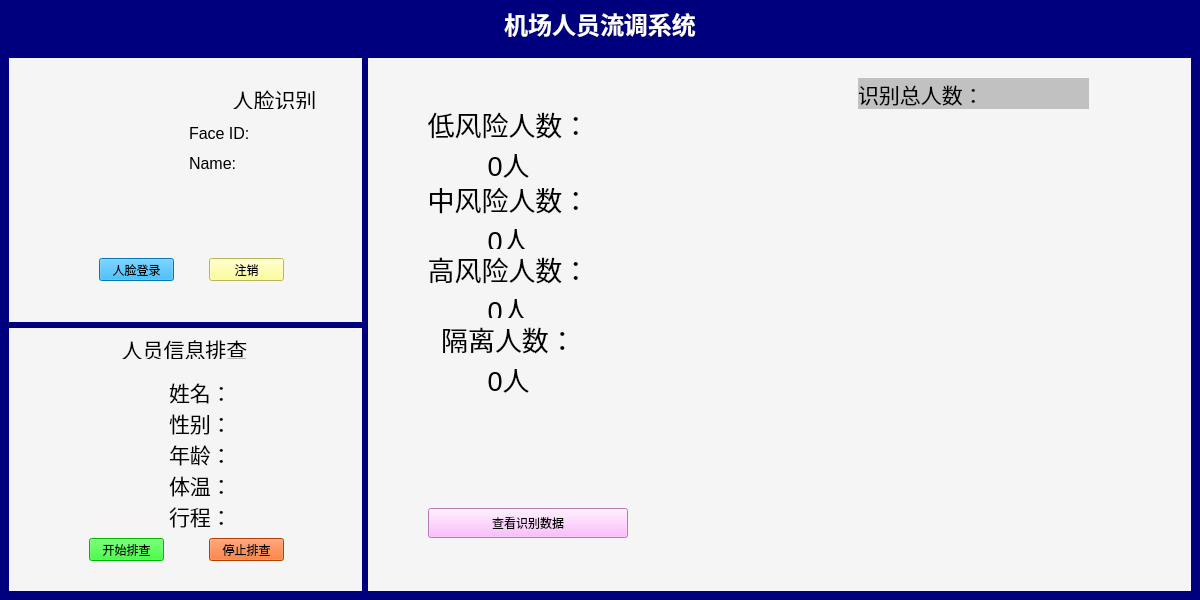
<?xml version="1.0" encoding="UTF-8"?>
<ui version="4.0">
 <class>root</class>
 <widget class="QWidget" name="root">
  <property name="windowModality">
   <enum>Qt::NonModal</enum>
  </property>
  <property name="enabled">
   <bool>true</bool>
  </property>
  <property name="geometry">
   <rect>
    <x>0</x>
    <y>0</y>
    <width>1200</width>
    <height>600</height>
   </rect>
  </property>
  <property name="focusPolicy">
   <enum>Qt::StrongFocus</enum>
  </property>
  <property name="windowTitle">
   <string>机场人员流调系统</string>
  </property>
  <property name="windowIcon">
   <iconset>
    <normaloff>pie.jpg</normaloff>pie.jpg</iconset>
  </property>
  <property name="styleSheet">
   <string notr="true">background-color: rgb(0, 0, 127);</string>
  </property>
  <layout class="QVBoxLayout" name="verticalLayout" stretch="8,92">
   <property name="spacing">
    <number>1</number>
   </property>
   <property name="leftMargin">
    <number>0</number>
   </property>
   <property name="topMargin">
    <number>0</number>
   </property>
   <property name="rightMargin">
    <number>0</number>
   </property>
   <property name="bottomMargin">
    <number>0</number>
   </property>
   <item>
    <widget class="QLabel" name="biaoti">
     <property name="font">
      <font>
       <family>仿宋</family>
       <pointsize>18</pointsize>
       <weight>75</weight>
       <bold>true</bold>
      </font>
     </property>
     <property name="styleSheet">
      <string notr="true">color: rgb(255, 255, 255);</string>
     </property>
     <property name="text">
      <string>机场人员流调系统</string>
     </property>
     <property name="alignment">
      <set>Qt::AlignCenter</set>
     </property>
    </widget>
   </item>
   <item>
    <widget class="QWidget" name="Awidget" native="true">
     <layout class="QHBoxLayout" name="horizontalLayout" stretch="30,70">
      <item>
       <widget class="QWidget" name="Bwidget" native="true">
        <layout class="QVBoxLayout" name="verticalLayout_2" stretch="0,0">
         <property name="spacing">
          <number>6</number>
         </property>
         <property name="leftMargin">
          <number>0</number>
         </property>
         <property name="topMargin">
          <number>0</number>
         </property>
         <property name="rightMargin">
          <number>0</number>
         </property>
         <property name="bottomMargin">
          <number>0</number>
         </property>
         <item>
          <widget class="QWidget" name="Face_widget" native="true">
           <property name="enabled">
            <bool>true</bool>
           </property>
           <property name="styleSheet">
            <string notr="true">background-color:rgb(245, 245, 245);</string>
           </property>
           <widget class="QLabel" name="label">
            <property name="geometry">
             <rect>
              <x>170</x>
              <y>30</y>
              <width>191</width>
              <height>21</height>
             </rect>
            </property>
            <property name="font">
             <font>
              <family>仿宋</family>
              <pointsize>16</pointsize>
             </font>
            </property>
            <property name="text">
             <string>人脸识别</string>
            </property>
            <property name="alignment">
             <set>Qt::AlignCenter</set>
            </property>
           </widget>
           <widget class="QLabel" name="label_2">
            <property name="geometry">
             <rect>
              <x>180</x>
              <y>60</y>
              <width>81</width>
              <height>31</height>
             </rect>
            </property>
            <property name="font">
             <font>
              <pointsize>12</pointsize>
             </font>
            </property>
            <property name="text">
             <string>Face ID:</string>
            </property>
           </widget>
           <widget class="QLabel" name="label_3">
            <property name="geometry">
             <rect>
              <x>180</x>
              <y>90</y>
              <width>81</width>
              <height>31</height>
             </rect>
            </property>
            <property name="font">
             <font>
              <pointsize>12</pointsize>
             </font>
            </property>
            <property name="text">
             <string>Name:</string>
            </property>
           </widget>
           <widget class="QLabel" name="Face_pic">
            <property name="geometry">
             <rect>
              <x>30</x>
              <y>30</y>
              <width>121</width>
              <height>151</height>
             </rect>
            </property>
            <property name="text">
             <string/>
            </property>
            <property name="pixmap">
             <pixmap>face.jpg</pixmap>
            </property>
            <property name="scaledContents">
             <bool>true</bool>
            </property>
           </widget>
           <widget class="QPushButton" name="Login">
            <property name="geometry">
             <rect>
              <x>90</x>
              <y>200</y>
              <width>75</width>
              <height>23</height>
             </rect>
            </property>
            <property name="styleSheet">
             <string notr="true">background-color: rgb(0, 170, 255);</string>
            </property>
            <property name="text">
             <string>人脸登录</string>
            </property>
           </widget>
           <widget class="QPushButton" name="Logout">
            <property name="geometry">
             <rect>
              <x>200</x>
              <y>200</y>
              <width>75</width>
              <height>23</height>
             </rect>
            </property>
            <property name="styleSheet">
             <string notr="true">background-color: rgb(255, 255, 127);</string>
            </property>
            <property name="text">
             <string>注销</string>
            </property>
           </widget>
           <widget class="QLabel" name="face_info">
            <property name="geometry">
             <rect>
              <x>130</x>
              <y>230</y>
              <width>111</width>
              <height>21</height>
             </rect>
            </property>
            <property name="font">
             <font>
              <family>仿宋</family>
              <pointsize>12</pointsize>
             </font>
            </property>
            <property name="text">
             <string/>
            </property>
            <property name="alignment">
             <set>Qt::AlignCenter</set>
            </property>
           </widget>
          </widget>
         </item>
         <item>
          <widget class="QWidget" name="QR_widget" native="true">
           <property name="styleSheet">
            <string notr="true">background-color:rgb(245, 245, 245);</string>
           </property>
           <widget class="QLabel" name="label_4">
            <property name="geometry">
             <rect>
              <x>30</x>
              <y>10</y>
              <width>291</width>
              <height>21</height>
             </rect>
            </property>
            <property name="font">
             <font>
              <family>仿宋</family>
              <pointsize>16</pointsize>
             </font>
            </property>
            <property name="text">
             <string>人员信息排查</string>
            </property>
            <property name="alignment">
             <set>Qt::AlignCenter</set>
            </property>
           </widget>
           <widget class="QLabel" name="label_5">
            <property name="geometry">
             <rect>
              <x>10</x>
              <y>60</y>
              <width>120</width>
              <height>120</height>
             </rect>
            </property>
            <property name="text">
             <string/>
            </property>
            <property name="pixmap">
             <pixmap>cleanPIC.jpg</pixmap>
            </property>
            <property name="scaledContents">
             <bool>true</bool>
            </property>
           </widget>
           <widget class="QLabel" name="label_6">
            <property name="geometry">
             <rect>
              <x>160</x>
              <y>50</y>
              <width>171</width>
              <height>151</height>
             </rect>
            </property>
            <property name="font">
             <font>
              <family>仿宋</family>
              <pointsize>16</pointsize>
              <kerning>true</kerning>
             </font>
            </property>
            <property name="text">
             <string>姓名：
性别：
年龄：
体温：
行程：</string>
            </property>
           </widget>
           <widget class="QPushButton" name="Start">
            <property name="geometry">
             <rect>
              <x>80</x>
              <y>210</y>
              <width>75</width>
              <height>23</height>
             </rect>
            </property>
            <property name="styleSheet">
             <string notr="true">background-color: rgb(0, 255, 0);</string>
            </property>
            <property name="text">
             <string>开始排查</string>
            </property>
           </widget>
           <widget class="QPushButton" name="Stop">
            <property name="geometry">
             <rect>
              <x>200</x>
              <y>210</y>
              <width>75</width>
              <height>23</height>
             </rect>
            </property>
            <property name="styleSheet">
             <string notr="true">background-color: rgb(255, 85, 0);</string>
            </property>
            <property name="text">
             <string>停止排查</string>
            </property>
           </widget>
          </widget>
         </item>
        </layout>
       </widget>
      </item>
      <item>
       <widget class="QStackedWidget" name="stackedWidget_Data">
        <property name="enabled">
         <bool>true</bool>
        </property>
        <property name="styleSheet">
         <string notr="true">background-color:rgb(245, 245, 245);</string>
        </property>
        <property name="currentIndex">
         <number>0</number>
        </property>
        <widget class="QWidget" name="stackedWidget_DataPage1">
         <widget class="QLabel" name="label_7">
          <property name="geometry">
           <rect>
            <x>20</x>
            <y>50</y>
            <width>241</width>
            <height>71</height>
           </rect>
          </property>
          <property name="font">
           <font>
            <pointsize>20</pointsize>
           </font>
          </property>
          <property name="text">
           <string>低风险人数：
0人</string>
          </property>
          <property name="alignment">
           <set>Qt::AlignCenter</set>
          </property>
         </widget>
         <widget class="QLabel" name="label_8">
          <property name="geometry">
           <rect>
            <x>20</x>
            <y>190</y>
            <width>241</width>
            <height>81</height>
           </rect>
          </property>
          <property name="font">
           <font>
            <pointsize>20</pointsize>
           </font>
          </property>
          <property name="text">
           <string>高风险人数：
0人</string>
          </property>
          <property name="alignment">
           <set>Qt::AlignCenter</set>
          </property>
         </widget>
         <widget class="QLabel" name="label_9">
          <property name="geometry">
           <rect>
            <x>20</x>
            <y>130</y>
            <width>241</width>
            <height>61</height>
           </rect>
          </property>
          <property name="font">
           <font>
            <pointsize>20</pointsize>
           </font>
          </property>
          <property name="text">
           <string>中风险人数：
0人</string>
          </property>
          <property name="alignment">
           <set>Qt::AlignCenter</set>
          </property>
         </widget>
         <widget class="QLabel" name="label_10">
          <property name="geometry">
           <rect>
            <x>20</x>
            <y>260</y>
            <width>241</width>
            <height>81</height>
           </rect>
          </property>
          <property name="font">
           <font>
            <pointsize>20</pointsize>
           </font>
          </property>
          <property name="text">
           <string>隔离人数：
0人</string>
          </property>
          <property name="alignment">
           <set>Qt::AlignCenter</set>
          </property>
         </widget>
         <widget class="QLabel" name="label_11">
          <property name="geometry">
           <rect>
            <x>250</x>
            <y>50</y>
            <width>471</width>
            <height>351</height>
           </rect>
          </property>
          <property name="text">
           <string/>
          </property>
          <property name="pixmap">
           <pixmap>cleanPIC.jpg</pixmap>
          </property>
          <property name="scaledContents">
           <bool>true</bool>
          </property>
         </widget>
         <widget class="QLabel" name="label_12">
          <property name="geometry">
           <rect>
            <x>490</x>
            <y>20</y>
            <width>231</width>
            <height>31</height>
           </rect>
          </property>
          <property name="font">
           <font>
            <pointsize>16</pointsize>
           </font>
          </property>
          <property name="styleSheet">
           <string notr="true">background-color: rgb(193, 193, 193);</string>
          </property>
          <property name="midLineWidth">
           <number>0</number>
          </property>
          <property name="text">
           <string>识别总人数：</string>
          </property>
         </widget>
         <widget class="QPushButton" name="DataSwitch">
          <property name="geometry">
           <rect>
            <x>60</x>
            <y>450</y>
            <width>200</width>
            <height>30</height>
           </rect>
          </property>
          <property name="styleSheet">
           <string notr="true">background-color: rgb(255, 170, 255);</string>
          </property>
          <property name="text">
           <string>查看识别数据</string>
          </property>
         </widget>
        </widget>
        <widget class="QWidget" name="stackedWidget_DataPage2">
         <widget class="QTableView" name="tableView">
          <property name="geometry">
           <rect>
            <x>60</x>
            <y>50</y>
            <width>700</width>
            <height>300</height>
           </rect>
          </property>
         </widget>
         <widget class="QLabel" name="label_13">
          <property name="geometry">
           <rect>
            <x>290</x>
            <y>20</y>
            <width>191</width>
            <height>21</height>
           </rect>
          </property>
          <property name="font">
           <font>
            <family>仿宋</family>
            <pointsize>16</pointsize>
           </font>
          </property>
          <property name="text">
           <string>识别数据</string>
          </property>
          <property name="alignment">
           <set>Qt::AlignCenter</set>
          </property>
         </widget>
         <widget class="QPushButton" name="DataSwitch_2">
          <property name="geometry">
           <rect>
            <x>60</x>
            <y>450</y>
            <width>200</width>
            <height>30</height>
           </rect>
          </property>
          <property name="styleSheet">
           <string notr="true">background-color: rgb(255, 170, 255);</string>
          </property>
          <property name="text">
           <string>查看数据饼图</string>
          </property>
         </widget>
        </widget>
       </widget>
      </item>
     </layout>
    </widget>
   </item>
  </layout>
 </widget>
 <resources/>
 <connections>
  <connection>
   <sender>Login</sender>
   <signal>clicked()</signal>
   <receiver>root</receiver>
   <slot>toFace()</slot>
   <hints>
    <hint type="sourcelabel">
     <x>136</x>
     <y>269</y>
    </hint>
    <hint type="destinationlabel">
     <x>599</x>
     <y>299</y>
    </hint>
   </hints>
  </connection>
  <connection>
   <sender>Logout</sender>
   <signal>clicked()</signal>
   <receiver>root</receiver>
   <slot>toLogout()</slot>
   <hints>
    <hint type="sourcelabel">
     <x>246</x>
     <y>269</y>
    </hint>
    <hint type="destinationlabel">
     <x>599</x>
     <y>299</y>
    </hint>
   </hints>
  </connection>
  <connection>
   <sender>Stop</sender>
   <signal>clicked()</signal>
   <receiver>root</receiver>
   <slot>show()</slot>
   <hints>
    <hint type="sourcelabel">
     <x>246</x>
     <y>549</y>
    </hint>
    <hint type="destinationlabel">
     <x>599</x>
     <y>299</y>
    </hint>
   </hints>
  </connection>
  <connection>
   <sender>Start</sender>
   <signal>clicked()</signal>
   <receiver>root</receiver>
   <slot>toReadQRCode()</slot>
   <hints>
    <hint type="sourcelabel">
     <x>126</x>
     <y>549</y>
    </hint>
    <hint type="destinationlabel">
     <x>599</x>
     <y>299</y>
    </hint>
   </hints>
  </connection>
  <connection>
   <sender>DataSwitch</sender>
   <signal>clicked()</signal>
   <receiver>root</receiver>
   <slot>setW1()</slot>
   <hints>
    <hint type="sourcelabel">
     <x>527</x>
     <y>522</y>
    </hint>
    <hint type="destinationlabel">
     <x>599</x>
     <y>299</y>
    </hint>
   </hints>
  </connection>
  <connection>
   <sender>DataSwitch_2</sender>
   <signal>clicked()</signal>
   <receiver>root</receiver>
   <slot>setW0()</slot>
   <hints>
    <hint type="sourcelabel">
     <x>527</x>
     <y>522</y>
    </hint>
    <hint type="destinationlabel">
     <x>599</x>
     <y>299</y>
    </hint>
   </hints>
  </connection>
 </connections>
</ui>
